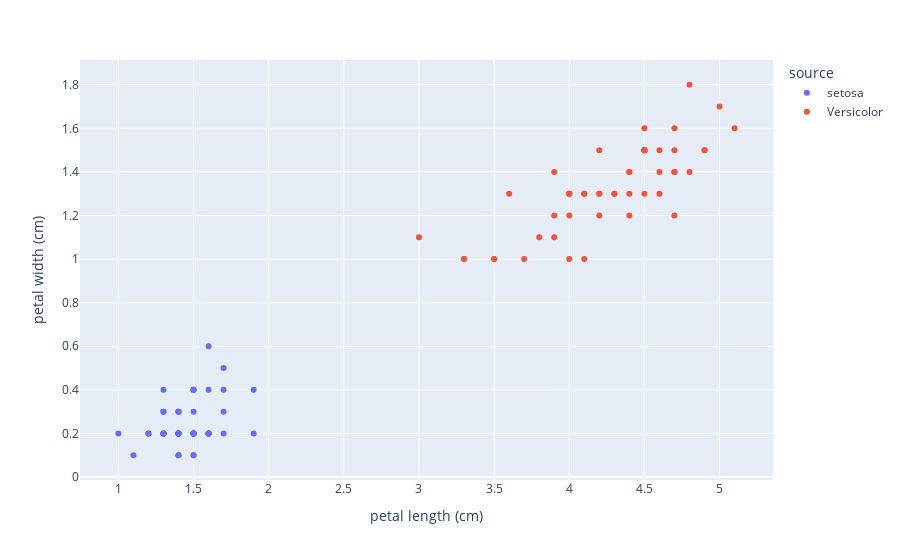

Source (notebook cell):
### Markdown cell above
**Petal length vs Pepal Width (Setosa vs Versicolor)**

### Code cell
import pandas as pd
import plotly.express as px
import warnings

warnings.filterwarnings('ignore')

# Assuming df0 and df1 are already defined DataFrames
df0['source'] = 'setosa'
df1['source'] = 'Versicolor'

# Concatenate DataFrames
df55 = pd.concat([df0, df1])

# Create the scatter plot
fig = px.scatter(df55, x='petal length (cm)', y='petal width (cm)', color='source')
fig.show()

### Figure 1 — Plotly figure (JSON) as saved in the notebook; plotly's stock layout.template omitted (floating-point values rounded to 4 significant figures)
{"data": [{"hovertemplate": "source=setosa<br>petal length (cm)=%{x}<br>petal width (cm)=%{y}<extra></extra>", "legendgroup": "setosa", "marker": {"color": "#636efa", "symbol": "circle"}, "mode": "markers", "name": "setosa", "orientation": "v", "showlegend": true, "type": "scatter", "x": [1.4, 1.4, 1.3, 1.5, 1.4, 1.7, 1.4, 1.5, 1.4, 1.5, 1.5, 1.6, 1.4, 1.1, 1.2, 1.5, 1.3, 1.4, 1.7, 1.5, 1.7, 1.5, 1, 1.7, 1.9, 1.6, 1.6, 1.5, 1.4, 1.6, 1.6, 1.5, 1.5, 1.4, 1.5, 1.2, 1.3, 1.4, 1.3, 1.5, 1.3, 1.3, 1.3, 1.6, 1.9, 1.4, 1.6, 1.4, 1.5, 1.4], "xaxis": "x", "y": [0.2, 0.2, 0.2, 0.2, 0.2, 0.4, 0.3, 0.2, 0.2, 0.1, 0.2, 0.2, 0.1, 0.1, 0.2, 0.4, 0.4, 0.3, 0.3, 0.3, 0.2, 0.4, 0.2, 0.5, 0.2, 0.2, 0.4, 0.2, 0.2, 0.2, 0.2, 0.4, 0.1, 0.2, 0.2, 0.2, 0.2, 0.1, 0.2, 0.2, 0.3, 0.3, 0.2, 0.6, 0.4, 0.3, 0.2, 0.2, 0.2, 0.2], "yaxis": "y"}, {"hovertemplate": "source=Versicolor<br>petal length (cm)=%{x}<br>petal width (cm)=%{y}<extra></extra>", "legendgroup": "Versicolor", "marker": {"color": "#EF553B", "symbol": "circle"}, "mode": "markers", "name": "Versicolor", "orientation": "v", "showlegend": true, "type": "scatter", "x": [4.7, 4.5, 4.9, 4, 4.6, 4.5, 4.7, 3.3, 4.6, 3.9, 3.5, 4.2, 4, 4.7, 3.6, 4.4, 4.5, 4.1, 4.5, 3.9, 4.8, 4, 4.9, 4.7, 4.3, 4.4, 4.8, 5, 4.5, 3.5, 3.8, 3.7, 3.9, 5.1, 4.5, 4.5, 4.7, 4.4, 4.1, 4, 4.4, 4.6, 4, 3.3, 4.2, 4.2, 4.2, 4.3, 3, 4.1], "xaxis": "x", "y": [1.4, 1.5, 1.5, 1.3, 1.5, 1.3, 1.6, 1, 1.3, 1.4, 1, 1.5, 1, 1.4, 1.3, 1.4, 1.5, 1, 1.5, 1.1, 1.8, 1.3, 1.5, 1.2, 1.3, 1.4, 1.4, 1.7, 1.5, 1, 1.1, 1, 1.2, 1.6, 1.5, 1.6, 1.5, 1.3, 1.3, 1.3, 1.2, 1.4, 1.2, 1, 1.3, 1.2, 1.3, 1.3, 1.1, 1.3], "yaxis": "y"}], "layout": {"legend": {"title": {"text": "source"}, "tracegroupgap": 0}, "margin": {"t": 60}, "xaxis": {"anchor": "y", "domain": [0, 1], "title": {"text": "petal length (cm)"}}, "yaxis": {"anchor": "x", "domain": [0, 1], "title": {"text": "petal width (cm)"}}}}
